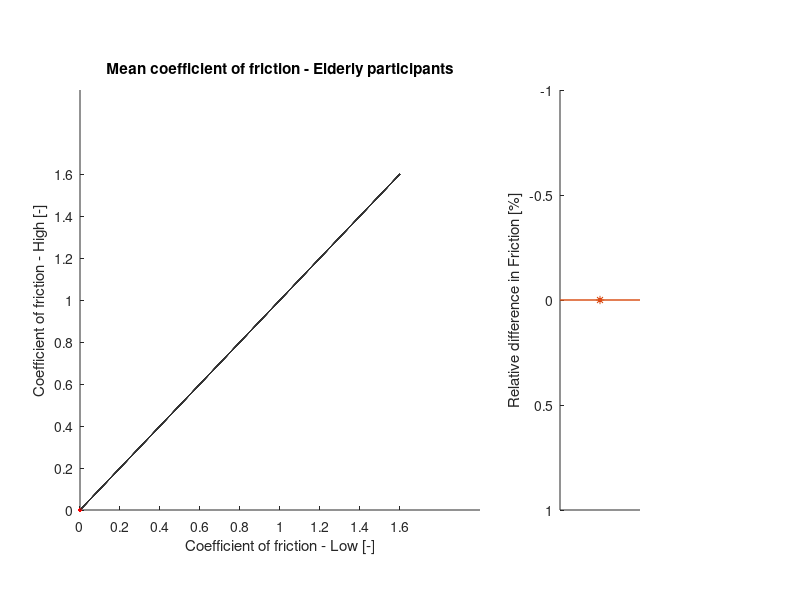

The MATLAB source for this figure: (Note: this script raises an error after producing the figure.)
%Plots the friction coefficient means of all the participants on the 
%same graph by looping through the folders of each participant

tsteps = 2759; %number of time steps 
l = 0;
%Define the normal force interval on which the mean friction coefficient is
%calculated
Fmin = 1;  
Fmax = 5;
Fint = [Fmin:Fmax];
l=1;
nparticipants=15; %ou 15
Rdvec=zeros(nparticipants,1);%vector containing the relative difference for each participants
xvec=zeros(nparticipants,1); %vector containing the x coordinates (LF) for each participant
yvec=zeros(nparticipants,1); %vector containing the y coordinates (HF) for each participant

%colors={[0 0 1], [0.0833 0 0.9167], [0.1667 0 0.8333], [0.25 0 0.75], [0.3333 0 0.6667], [0.4167 0 0.5833], [0.5 0 0.5], [0.5833 0 0.4167], [0.6667 0 0.3333], [0.75 0 0.25], [0.8333 0 0.1667], [0.9167 0 0.0833], [1 0 0]}; %for elderly participants
colors={[0 0 1], [0.0714 0 0.9286], [0.1429 0 0.8571], [0.2143 0 0.7857], [0.2857 0 0.7143], [0.3571 0 0.6429], [0.4286 0 0.5714], [0.5 0 0.5], [0.5714 0 0.4286], [0.6429 0 0.3571], [0.7143 0 0.2857], [0.7857 0 0.2143], [0.85 0 0.1429], [0.9286 0 0.0714], [1 0 0]}; %for young
%participants



%% For each participant, compute the mean LF and the mean HF friction coeff

D = 'Young_friction';
S = dir(fullfile(D, '*'));
N = setdiff({S([S.isdir]).name},{'.','..'}); % list of subfolders of D.

for ii = 1:numel(N)  %loop going through the folders 
    filelist = dir(fullfile(D,N{ii},'*.csv')); %improve by specifying the file extension
    filelist= filelist(~[filelist.isdir]);  % classification of folders in good order
    [~,idx] = sort([filelist.datenum]);
    filelist = filelist(idx);
    nfiles=length(filelist);
    C = {filelist(~[filelist.isdir]).name}; %files in subfolder (cell created for the loop)
    [indexglassLF, indexglassHF] = at_frictionplots(N{ii}, filelist, tsteps); %calculates the frictions for LF and HF for the participant
    
    %Mean of the friction coefficient on the Force interval
    meanCF_LF = mean(indexglassLF.k.*Fint.^(indexglassLF.n-1));
    meanCF_HF = mean(indexglassHF.k.*Fint.^(indexglassHF.n-1));
    xvec(l)=meanCF_LF;
    yvec(l)=meanCF_HF;
    %relative difference in friction
    Rd = abs(meanCF_HF-meanCF_LF)/(meanCF_LF)*100;
    Rdvec(l)=Rd;
    l=l+1;
end
x=[1:1:nparticipants].';
[Rdvecsort,shiftRd] = sort(Rdvec); %sort Rd min to max
for i = 1:nparticipants
    xvecsort(i) = xvec(shiftRd(i)).'; %sort xvec in the same way
    yvecsort(i) = yvec(shiftRd(i)).';
end

%% Plot des graphes
x=linspace(0,1.6);
y=linspace(0,1.6);
h1=plot(x,y,'Color',[0.2 0.2 0.2]) %identity line (x=y)
hold on
pos1 = [0.1 0.15 0.5 0.7];
%alphaelderly=[0.1 0.15 0.20 0.28 0.36 0.44 0.52 0.60 0.68 0.76 0.84 0.92 1]
%alphayoung=[0.16 0.22 0.28 0.34 0.4 0.46 0.52 0.58 0.64 0.70 0.76 0.82 0.88 0.94 1]

subplot('Position',pos1);
hold on
for i=1:nparticipants
    h2=plot(xvecsort(i),yvecsort(i), '.', 'MarkerSize', 10, 'color', colors{i});
    %h2.MarkerFaceAlpha = alphaelderly(i);
    h1=plot(x,y,'Color',[0.2 0.2 0.2]) %identity line (x=y)
end
%title('Mean coefficient of friction - Young participants')
title('Mean coefficient of friction - Elderly participants')
xlabel('Coefficient of friction - Low [-]')
ylabel('Coefficient of friction - High [-]')
yticks([0 0.2 0.4 0.6 0.8 1 1.2 1.4 1.6]);
xticks([0 0.2 0.4 0.6 0.8 1 1.2 1.4 1.6])

pos2 = [0.7 0.15 0.1 0.7];
subplot('Position',pos2); hold on;

for i=1:nparticipants
    h2=plot(1, Rdvecsort(i), '.', 'MarkerSize', 10, 'color', colors{i});
    %h2.MarkerFaceAlpha = alphaelderly(i);
end
set(gca,'XTick',[])
set(gca, 'YDir','reverse')
ylabel('Relative difference in Friction [%]')

figure(1); hold on;
h2=errorbar(1,mean(Rdvecsort),std(Rdvecsort),'-*', 'Color', [0.5 0.5 0.5], 'LineWidth', 0.4, 'Markersize', 10);


